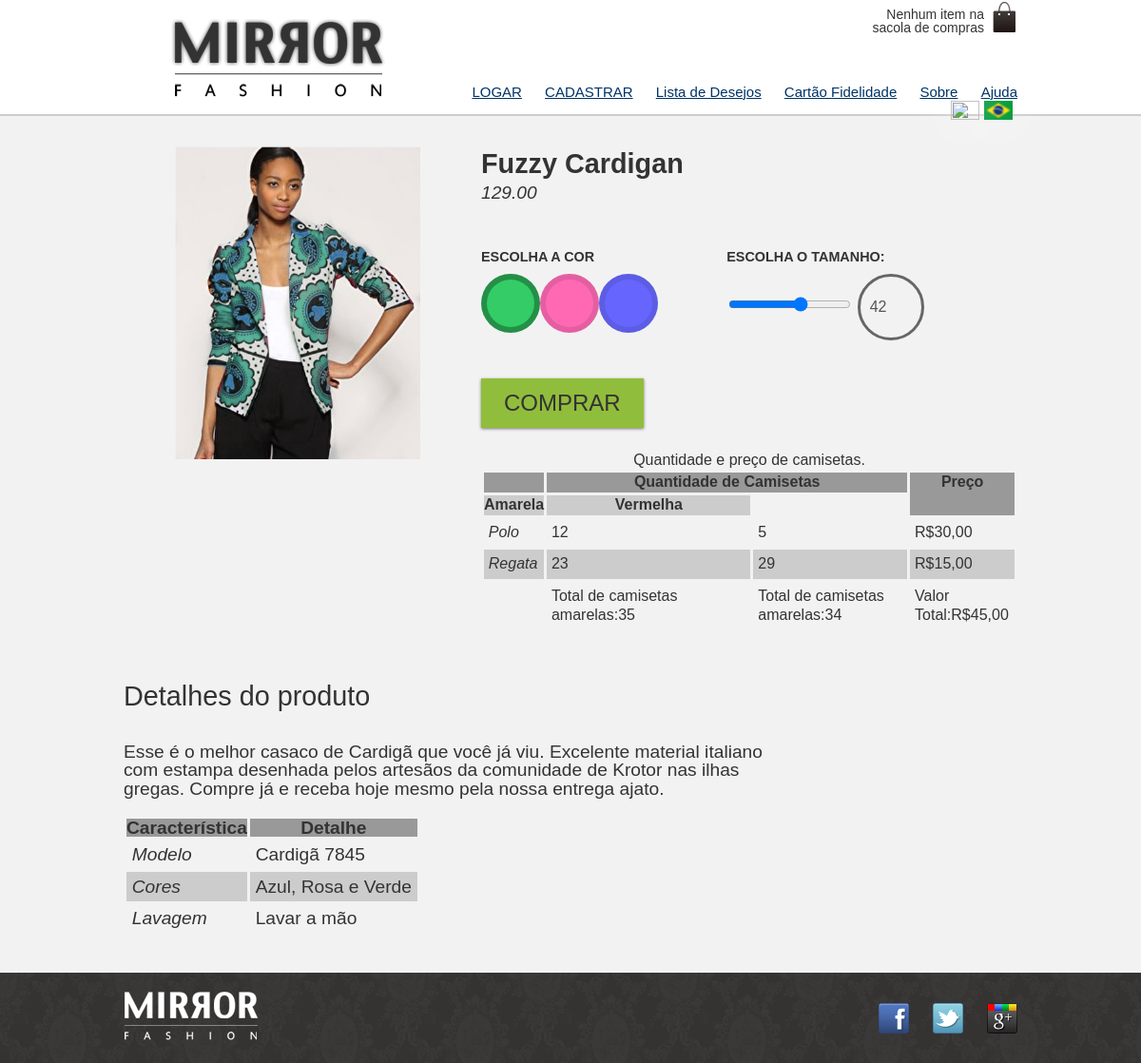
Page /produto.php?id=1 on the committed database.
### tables this page shows
CREATE TABLE `produtos` (
  `id` int(11) NOT NULL,
  `nome` varchar(255) DEFAULT NULL,
  `preco` decimal(10,2) DEFAULT NULL,
  `descricao` text DEFAULT NULL,
  `type` varchar(20) NOT NULL,
  `data` date DEFAULT NULL,
  `vendas` int(11) DEFAULT NULL
);

### produto.php (the view, shortened to what this page needs)
<?php
$conexao = mysqli_connect("127.0.0.1","root","","wd43");
$dados = mysqli_query($conexao,"SELECT * FROM produtos WHERE id=".$_GET['id']);
$produtos = mysqli_fetch_array($dados);
$cabecalho_css='<link rel="stylesheet" type="text/css" href="css/produto.css">';
include("cabecalho.php");
?>
<div class="produto-back">
	<div class="container">
		<div class="produto">
			<h1><?= $produtos['nome']?></h1>
			<p><?= $produtos['preco']?></p>
			<form action="checkout.php" method="POST">
				<fieldset class="cores">
					<legend>Escolha a cor</legend>
					<label for="verde" >
						<img src="img/produtos/foto<?= $produtos['id']?>-verde.png" alt="Produto na cor verde">
					</label>
				</fieldset>
				<fieldset class="tamanhos">
					<legend>Escolha o Tamanho:</legend>
					<input type="range" min="36" max="46" step="2" name="tamanho" id="tamanho">
					<output	for="tamanho" name="valortamanho" id="valortamanho">42 </output>
				</fieldset>
				<input type="submit" class="comprar" value="Comprar">
			</form>
			<table>
				<caption>Quantidade e preço de camisetas.</caption>
				<colgroup>
					<col width="10%">
					<col width="40%">
					<col width="30%">
					<col width="20%">
				</colgroup>
				<thead>
					<tr>
						<th rowpan="2"></th>
						<th colspan="2">Quantidade de Camisetas</th>
						<th rowspan="2">Preço</th>
					</tr>
					<tr>
						<th>Amarela</th>
						<th>Vermelha</th>
					</tr>
				</thead>
				<tfoot>
					<tr>
						<td>
							<td>Total de camisetas amarelas:35</td>
							<td>Total de camisetas amarelas:34</td>
							<td>Valor Total:R$45,00</td>
						</tr>
					</tfoot>
					<tbody>
						<tr>
							<td>Polo</td>
							<td>12</td>
							<td>5</td>
							<td>R$30,00</td>
						</tr>
						<tr>
							<td>Regata</td>
							<td>23</td>
							<td>29</td>
							<td>R$15,00</td>
						</tr>
					</tbody>
				</table>
			</div>
			<div class="detalhes">
				<h2>Detalhes	do	produto</h2>
				<p>
					<?= $produtos['descricao']?>
				</p>
				<table>
					<thead>
						<tr>
							<th>Característica</th>
							<th>Detalhe</th>
						</tr>
					</thead>
					<tbody>
						<tr>
							<td>Modelo</td>
							<td>Cardigã 7845</td>
						</tr>
						<tr>
							<td>Cores</td>
							<td>Azul, Rosa e Verde</td>
						</tr>
						<tr>
							<td>Lavagem</td>
							<td>Lavar a mão</td>
						</tr>
					</tbody>
				</table>
			</div>
		</div>
	</div>
	<?php
	include("rodape.php")
	?>
</body>
</html>

### css/estilos.css (style rules this page uses)
body { color: #333333; font-family: "PT Sans", sans-serif; }
.container { margin: 0 auto; width: 940px; }

### css/produto.css (style rules this page uses)
.tamanhos output { display: inline-block; height:44px; width:44px; line-height:44px; border:3px solid #666; border-radius:50%; color:#555; }
.cores label:after { content: ''; display: block; border: 6px solid rgba(0,0,0,0.1); border-radius: 50%; width: 50px; height: 50px; }
label[for=verde]:after { left:0; background-color:#33cc66; }
.cores label img { display: block; max-width: 100%; }
.cores input:checked + label:after { border:6px solid rgba(0,0,0,0.3); }
.cores { position: relative; padding-top: 80px; }
.cores legend { position:absolute; top:0; left:0; }
fieldset { display:table-column; border:0; }
.produto { color: #333; line-height: 1.3; margin-top: 2em;; }
.produto h1 { font-size:1.8em; font-weight:bold; }
.produto p { font-size:1.2em; font-style:italic; margin-bottom:1em; }
.produto legend { display:block; font:bold 0.9em/2.5 Arial; text-transform:uppercase; }
.comprar { background: #91bd3c; border:none; color:#333; font-size: 1.5em; text-transform:uppercase; box-shadow: 0 1px 3px #777; display:block; padding: 0.5em 1em; margin:1em 0; }
output { width: 60px; height: 60px; border-radius: 50%; border: 1px solid black; padding: 10px; }
@media (min-width:630px) { .produto { position:relative; padding-left:40%; } }
@media (min-width:630px) { .cores { position:static; padding:0; } }
@media (min-width:630px) { .cores legend { position:static; } }
@media (min-width:630px) { .cores label img { position: absolute; top: 0; left: 0; max-width: 35%; max-height: 100%; } }
@media (min-width:630px) { .cores label:after { position: static; float: left; } }
@media (min-width:630px) { fieldset { display:inline-block; vertical-align:top; margin:1em 0; min-width:200px; width:45%; } }
.detalhes { padding:2em 0; }
.detalhes h2 { font-size:1.5em; line-height:2; }
.detalhes p { margin:1em 0; font-size:1em; max-width:36em; }
@media (min-width:500px) { .detalhes { font-size:1.2em; } }
table { border-spacing:0.2em; border-collapse:separate; }
thead { background-color:#999; }
thead th { font-weight:bold; padding:0.3 1em; text-align:center; }
td { padding:0.3em; }
tr:nth-child(2n) { background-color:#ccc; }
td:first-child { font-style:italic; }
.produto-back { background-color:#f2f2f2; margin-top:1em; border-top:2px solid #ccc; }

### css/mobile.css (style rules this page uses)
.container { width: 96%; }
.produto-back { background-color:#f2f2f2; margin-top:1em; border-top:2px solid #ccc; }
.cores label img { border:2px solid #ccc; }

### rows in the picture
produtos: nome "Fuzzy Cardigan", preco "129.00", descricao "Esse é o melhor casaco de Cardigã que você já viu. Excelente material italiano com estampa desenhada pelos artesãos da comunidade de Krotor nas ilhas gregas. Compre já e receba hoje mesmo pela nossa entrega ajato."
